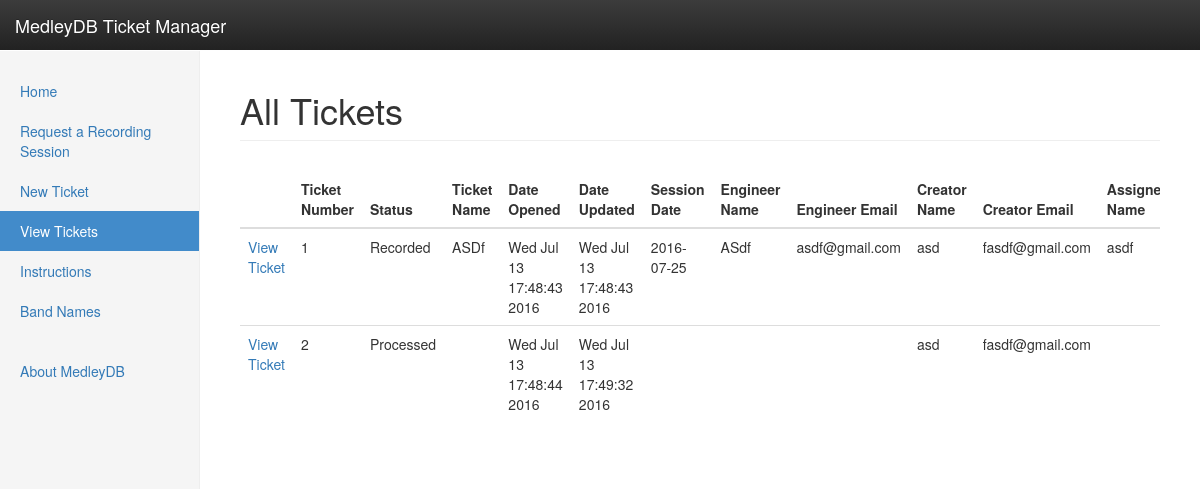
The page /viewtickets on the database its author committed.
### tables this page shows
CREATE TABLE tickets
  (ticket_number varchar(20) PRIMARY KEY,
  status varchar(20),
  ticket_name varchar(20),
  date_opened datetime,
  date_updated datetime,
  session_date date,
  engineer_name varchar(20),
  engineer_email varchar(20),
  creator_name varchar(20),
  creator_email varchar(20),
  assignee_name varchar(20),
  assignee_email varchar(20),
  mixer_name varchar(20),
  mixer_email varchar(20),
  bouncer_name varchar(20),
  bouncer_email varchar(20),
  genre varchar(20),
  number_of_tracks varchar(20),
  comments varchar(100));

### webapp.py (the view)
@APP.route('/viewtickets')
def view_tickets():
    db_connection = connect_db(APP)
    cursor = db_connection.execute('select * from tickets')
    tickets_headers = get_header(APP, 'tickets')
    formatted_tickets_headers = [format_headers(h) for h in tickets_headers]
    tickets = {}
    for name in tickets_headers:
        tickets[name] = []
    tickets['url'] = []
    tickets['delete'] = []
    for row in cursor:
        for name, item in zip(tickets_headers, row):
            tickets[name].append(item)
        tickets['url'].append('/ticket?ticket_number={}'.format(row[0]))
        tickets['delete'].append(
            '/api/deleteticket?ticket_number={}'.format(row[0])
        )
    return render_template(
        'viewtickets.html', tickets=tickets,
        tickets_headers=tickets_headers,
        formatted_tickets_headers=formatted_tickets_headers
    )

### utils.py (called while the page is built)
def connect_db(app):
    db_connection = sqlite3.connect(app.config['DATABASE'])
    db_connection.row_factory = sqlite3.Row
    return db_connection

def get_header(app, table_name):
    db_connection = connect_db(app)
    cursor = db_connection.execute('select * from {}'.format(table_name))
    column_headers = list(map(lambda x: x[0], cursor.description))
    return column_headers

def format_headers(column_name):
    return column_name.replace("_", " ").title()

### templates/viewtickets.html (shortened to what this page needs)
{% extends "template.html" %}
{% block content %}
<h1 class="sub-header">All Tickets</h1>
      <div class="table-responsive">
        <table class="table">
          <thead>
                <th></th>
            {% for col in range(formatted_tickets_headers|count) %}
                <th>{{ formatted_tickets_headers[col] }}</th>
            {% endfor %}
          </thead>
          <tbody>
            {% for row_index in range(tickets['ticket_number']|count) %}
                <tr>
                    <td><a href="{{ tickets["url"][row_index] }}">View Ticket</a></td>
                  {% for col in range(tickets_headers|count) %}
                    <td>{{ tickets[tickets_headers[col]][row_index] }}</td>
                  {% endfor %}
                </tr>
            {% endfor %}
          </tbody>
        </table>
      </div>
{% endblock %}

### static/style.css (style rules this page uses)
body { padding-top: 50px; }
.sub-header { padding-bottom: 10px; border-bottom: 1px solid #eee; }

### rows shown on the page
tickets: status "Recorded" "ASDf" "Wed Jul 13 17:48:43 2016" "Wed Jul 13 17:48:43 2016" "2016-07-25" "ASdf" "asdf@gmail.com" "asd" "fasdf@gmail.com" "asdf"
tickets: status "Processed" "Wed Jul 13 17:48:44 2016" "Wed Jul 13 17:49:32 2016" "asd" "fasdf@gmail.com"

### other values the page prints
{{ tickets[tickets_headers[col]][row_index] }} "1" "2"
